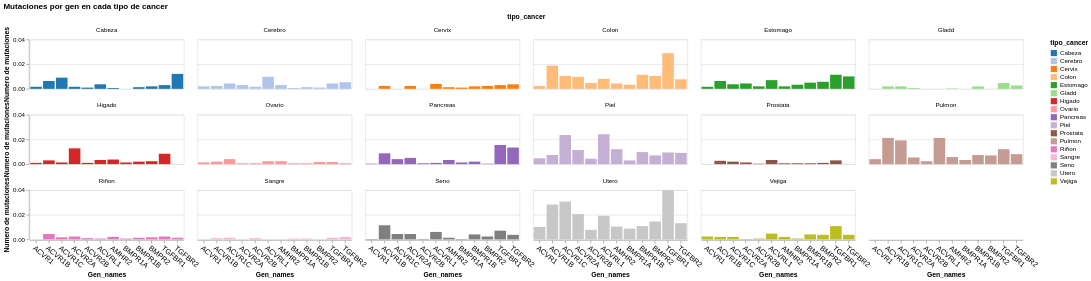

Write notebook code for a chart like this one.
### Code cell
alt.Chart(mutation_frequencies_cancer_type).mark_bar().encode(
    x=alt.X('Gen_names',axis=alt.Axis(
              labelAngle=40, labelFontSize=12)),
    y=alt.Y('mutation_frequency:Q').title('Numero de mutaciones'),
    facet=alt.Facet('tipo_cancer').columns(6),
    color=alt.Color('tipo_cancer', scale=alt.Scale(scheme='category20')),
    tooltip=['Gen_names', 'mutation_frequency', 'tipo_cancer']
).properties(
    title='Mutaciones por gen en cada tipo de cancer',
    width=250,
    height=80
)

### Figure 1 — Vega-Lite specification as saved in the notebook (floating-point values rounded to 4 significant figures; data arrays with more than 128 entries replaced by an {"elided": "..."} marker saying what was removed)
{"config": {"view": {"continuousWidth": 300, "continuousHeight": 300}}, "data": {"name": "data-e47a5fa765c243198094387699fe75ef"}, "mark": {"type": "bar"}, "encoding": {"color": {"field": "tipo_cancer", "scale": {"scheme": "category20"}, "type": "nominal"}, "facet": {"columns": 6, "field": "tipo_cancer", "type": "nominal"}, "tooltip": [{"field": "Gen_names", "type": "nominal"}, {"field": "mutation_frequency", "type": "quantitative"}, {"field": "tipo_cancer", "type": "nominal"}], "x": {"axis": {"labelAngle": 40, "labelFontSize": 12}, "field": "Gen_names", "type": "nominal"}, "y": {"field": "mutation_frequency", "title": "Numero de mutaciones", "type": "quantitative"}}, "height": 80, "title": "Mutaciones por gen en cada tipo de cancer", "width": 250, "$schema": "https://vega.github.io/schema/vega-lite/v5.17.0.json", "datasets": {"data-e47a5fa765c243198094387699fe75ef": {"elided": "186 records"}}}
